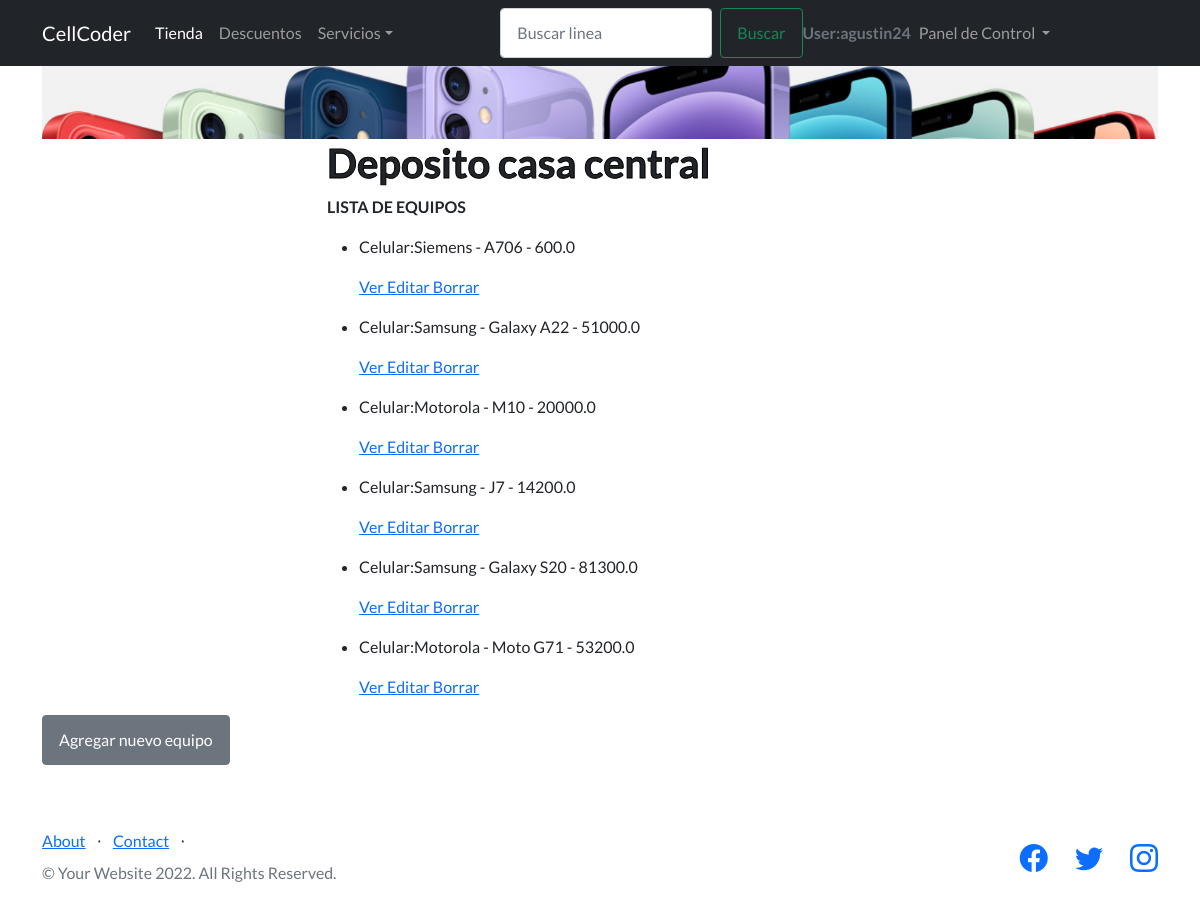
Screenshot of /AppFinal/celulares/list (signed in) with the database file from the repository.
### AppFinal/models.py (models this page shows, shortened)
class Celular(models.Model):
    marca=models.CharField(max_length=40)
    modelo=models.CharField(max_length=40)
    precio=models.FloatField()

### AppFinal/views.py (the view)
# urls.py: path('celulares/list', views.CeluList.as_view(), name='Listc'),
class CeluList(ListView):
        model=Celular
        template_name="AppFinal/celulares_list.html"

### AppFinal/templates/AppFinal/celulares_list.html (shortened to what this page needs)
{% extends "AppFinal/padre.html" %}
        {% load static %}
{% block contenidoQueCambia %}
<center>
    <img class="container position-relative " src="{%static 'AppFinal/assets/img/este.jpg'%}" alt="...">
</center>
<div class="container position-relative">
    <div class="row justify-content-center">
        <div class="col-xl-6">
            <h1> Deposito casa central </h1>
            <div><b> LISTA DE EQUIPOS </b></div>
            <ul>
                {% for celular in object_list %}
                <li>
                    <p> Celular:{{celular.marca}}   -   {{celular.modelo}}   -    {{celular.precio}}</p>
                    <p>
                        <a href="{% url 'Detailc' celular.id %}"> Ver </a>
                        <a href="{% url 'Editc' celular.id %}"> Editar </a>
                        <a href="{% url 'Deletec' celular.id %}"> Borrar </a>
                    </p>
                </li>
                {% endfor %}
            </ul>
        </div>
    </div>
    <a href={% url "tuCelu" %} class="btn btn-secondary" tabindex="-1" role="button" aria-disabled="true">Agregar nuevo equipo</a>
</div>
{% endblock %}

### AppFinal/templates/AppFinal/padre.html (shortened to what this page needs)
<!DOCTYPE html>
<html lang="en">
    <head>
        {% load static%}
        <link href="https://cdn.jsdelivr.net/npm/bootstrap-icons@1.5.0/font/bootstrap-icons.css" rel="stylesheet" type="text/css" />
        <link href="{%static 'AppFinal/css/styles.css'%}" rel="stylesheet" />
    </head>
    <body>
        <nav class="navbar navbar-expand-lg navbar-dark bg-dark">
            <div class="container position-relative">
              <a class="navbar-brand" href="{% url 'inicio'%}">CellCoder</a>
                <div class="collapse navbar-collapse" id="navbarSupportedContent">
                    <ul class="navbar-nav me-auto mb-2 mb-lg-0">
                        <li class="nav-item">
                              <a class="nav-link active" aria-current="page" href="{% url 'leerCelular'%}">Tienda</a>
                        </li>
                        <li class="nav-item">
                              <a class="nav-link" href="{% url 'descuentos'%}">Descuentos</a>
                        </li>
                        <li class="nav-item dropdown">
                              <a class="nav-link dropdown-toggle" href="#" id="navbarDropdown" role="button" data-bs-toggle="dropdown" aria-expanded="false">Servicios</a>
                        </li>
                    </ul>
                          <form class="d-flex" action="/AppFinal/buscar/" method="GET">
                                    <input class="form-control me-2" placeholder="Buscar linea" type="search" name="numero" id="numero">
                                    <button class="btn btn-outline-success" type="submit">Buscar</button>
                          </form>
                            {% if request.user.is_authenticated %}
                                    <h3 class="text-muted small mb-2 mb-lg-0"> User:{{user.username}}</h3>
                                    <ul class="navbar-nav me-auto mb-2 mb-lg-0">
                                    <li class="nav-item dropdown">
                                            <a class="nav-link dropdown-toggle" href="#" id="navbarDropdown" role="button" data-bs-toggle="dropdown" aria-expanded="false">
                                                    Panel de Control
                                            </a>
                                    </li>
                                    </ul>
                                     {% else %}
                                            <li><a class="navbar-brand" href="{% url 'Register' %}">Register</a></li>
                                            <li><a class="navbar-brand" href="{% url 'Login' %}">Login</a></li>
                            {% endif %}
                </div>
            </div>
        </nav>
        {% block contenidoQueCambia %}
        {% endblock %}
        <footer class="footer">
            <div class="container ">
                <div class="row">
                    <div class="col-lg-6 h-100 text-center text-lg-start my-auto">
                        <ul class="list-inline mb-2">
                            <li class="list-inline-item"><a href="{% url 'about' %}">About</a></li>
                            <li class="list-inline-item">⋅</li>
                            <li class="list-inline-item"><a href="mailto:desarrollo@cellcoder.com">Contact</a></li>
                            <li class="list-inline-item">⋅</li>
                        </ul>
                        <p class="text-muted small mb-4 mb-lg-0">&copy; Your Website 2022. All Rights Reserved.</p>
                    </div>
                    <div class="col-lg-6 h-100 text-center text-lg-end my-auto">
                        <ul class="list-inline mb-0">
                            <li class="list-inline-item me-4">
                                <a href="https://www.facebook.com/" target="_blank"><i class="bi-facebook fs-3"></i></a>
                            </li>
                            <li class="list-inline-item me-4">
                                <a href="https://www.twitter.com/" target="_blank"><i class="bi-twitter fs-3"></i></a>
                            </li>
                            <li class="list-inline-item">
                                <a href="https://www.instagram.com/" target="_blank"><i class="bi-instagram fs-3"></i></a>
                            </li>
                        </ul>
                    </div>
                </div>
            </div>
        </footer>
    </body>
</html>

### rows the page displays
Celular: marca "Siemens", modelo "A706", precio "600.0"
Celular: marca "Samsung", modelo "Galaxy A22", precio "51000.0"
Celular: marca "Motorola", modelo "M10", precio "20000.0"
Celular: marca "Samsung", modelo "J7", precio "14200.0"
Celular: marca "Samsung", modelo "Galaxy S20", precio "81300.0"
Celular: marca "Motorola", modelo "Moto G71", precio "53200.0"

### other values shown
{{ user.username }} "agustin24"
